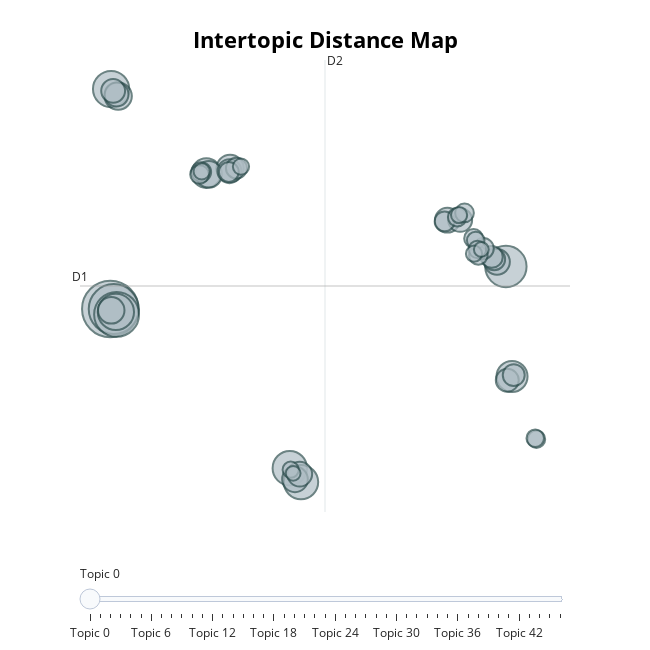

Write notebook code for a chart like this one.
### Code cell
fig = topic_model.visualize_topics(); fig

### Figure 1 — Plotly figure (JSON) as saved in the notebook; plotly's stock layout.template omitted (floating-point values rounded to 4 significant figures; data arrays with more than 128 entries replaced by an {"elided": "..."} marker saying what was removed)
{"data": [{"customdata": {"elided": "47x3 mixed values"}, "hovertemplate": "<b>Topic %{customdata[0]}</b><br>Words: %{customdata[1]}<br>Size: %{customdata[2]}", "legendgroup": "", "marker": {"color": "#B0BEC5", "line": {"color": "DarkSlateGrey", "width": 2}, "size": [73, 57, 46, 39, 30, 30, 27, 27, 22, 20, 17, 17, 16, 16, 15, 15, 14, 14, 13, 13, 13, 13, 12, 11, 11, 11, 10, 10, 9, 9, 9, 8, 8, 8, 8, 8, 7, 7, 7, 7, 6, 6, 6, 6, 6, 5, 5], "sizemode": "area", "sizeref": 0.04562, "symbol": "circle"}, "mode": "markers", "name": "", "orientation": "v", "showlegend": false, "type": "scatter", "x": [-10.7, -10.52, -10.37, 10.24, -10.4, -10.66, -1.2, -0.6081, 10.56, -5.617, -4.36, -10.28, -5.482, -10.65, -0.9261, 9.766, 7.138, -0.6745, -10.37, -4.394, -10.55, 7.816, 10.31, 10.65, 9.613, 9.486, 9.04, -4.025, -4.426, 6.993, -5.89, 8.777, 7.661, 8.523, -5.976, 8.046, 8.638, 11.85, 11.79, 8.73, 8.549, -1.153, -3.784, 7.759, -5.863, -1.023, 8.936], "xaxis": "x", "y": [-1.739, -1.75, -2.103, 1.077, -1.938, 12.85, -12.31, -13.23, -6.221, 7.273, 7.585, 12.38, 7.188, -1.833, -13.04, 1.383, 4.148, -12.7, 12.49, 7.397, 12.73, 4.168, -6.472, -6.131, 1.56, 1.714, 2.267, 7.6, 7.344, 4.066, 7.341, 1.816, 4.353, 2.936, 7.18, 4.627, 2.8, -10.38, -10.31, 2.206, 1.925, -12.41, 7.703, 4.492, 7.383, -12.65, 2.208], "yaxis": "y"}], "layout": {"annotations": [{"showarrow": false, "text": "D1", "x": -12.3, "y": -0.2181, "yshift": 10}, {"showarrow": false, "text": "D2", "x": 0.6624, "xshift": 10, "y": 14.78}], "height": 650, "hoverlabel": {"bgcolor": "white", "font": {"family": "Rockwell", "size": 16}}, "legend": {"itemsizing": "constant", "tracegroupgap": 0}, "margin": {"t": 60}, "shapes": [{"line": {"color": "#CFD8DC", "width": 2}, "type": "line", "x0": 0.6624, "x1": 0.6624, "y0": -15.21, "y1": 14.78}, {"line": {"color": "#9E9E9E", "width": 2}, "type": "line", "x0": -12.3, "x1": 13.63, "y0": -0.2181, "y1": -0.2181}], "sliders": [{"active": 0, "pad": {"t": 50}, "steps": [{"args": [{"marker.color": [["red", "#B0BEC5", "#B0BEC5", "#B0BEC5", "#B0BEC5", "#B0BEC5", "#B0BEC5", "#B0BEC5", "#B0BEC5", "#B0BEC5", "#B0BEC5", "#B0BEC5", "#B0BEC5", "#B0BEC5", "#B0BEC5", "#B0BEC5", "#B0BEC5", "#B0BEC5", "#B0BEC5", "#B0BEC5", "#B0BEC5", "#B0BEC5", "#B0BEC5", "#B0BEC5", "#B0BEC5", "#B0BEC5", "#B0BEC5", "#B0BEC5", "#B0BEC5", "#B0BEC5", "#B0BEC5", "#B0BEC5", "#B0BEC5", "#B0BEC5", "#B0BEC5", "#B0BEC5", "#B0BEC5", "#B0BEC5", "#B0BEC5", "#B0BEC5", "#B0BEC5", "#B0BEC5", "#B0BEC5", "#B0BEC5", "#B0BEC5", "#B0BEC5", "#B0BEC5"]]}], "label": "Topic 0", "method": "update"}, {"args": [{"marker.color": [["#B0BEC5", "red", "#B0BEC5", "#B0BEC5", "#B0BEC5", "#B0BEC5", "#B0BEC5", "#B0BEC5", "#B0BEC5", "#B0BEC5", "#B0BEC5", "#B0BEC5", "#B0BEC5", "#B0BEC5", "#B0BEC5", "#B0BEC5", "#B0BEC5", "#B0BEC5", "#B0BEC5", "#B0BEC5", "#B0BEC5", "#B0BEC5", "#B0BEC5", "#B0BEC5", "#B0BEC5", "#B0BEC5", "#B0BEC5", "#B0BEC5", "#B0BEC5", "#B0BEC5", "#B0BEC5", "#B0BEC5", "#B0BEC5", "#B0BEC5", "#B0BEC5", "#B0BEC5", "#B0BEC5", "#B0BEC5", "#B0BEC5", "#B0BEC5", "#B0BEC5", "#B0BEC5", "#B0BEC5", "#B0BEC5", "#B0BEC5", "#B0BEC5", "#B0BEC5"]]}], "label": "Topic 1", "method": "update"}, {"args": [{"marker.color": [["#B0BEC5", "#B0BEC5", "red", "#B0BEC5", "#B0BEC5", "#B0BEC5", "#B0BEC5", "#B0BEC5", "#B0BEC5", "#B0BEC5", "#B0BEC5", "#B0BEC5", "#B0BEC5", "#B0BEC5", "#B0BEC5", "#B0BEC5", "#B0BEC5", "#B0BEC5", "#B0BEC5", "#B0BEC5", "#B0BEC5", "#B0BEC5", "#B0BEC5", "#B0BEC5", "#B0BEC5", "#B0BEC5", "#B0BEC5", "#B0BEC5", "#B0BEC5", "#B0BEC5", "#B0BEC5", "#B0BEC5", "#B0BEC5", "#B0BEC5", "#B0BEC5", "#B0BEC5", "#B0BEC5", "#B0BEC5", "#B0BEC5", "#B0BEC5", "#B0BEC5", "#B0BEC5", "#B0BEC5", "#B0BEC5", "#B0BEC5", "#B0BEC5", "#B0BEC5"]]}], "label": "Topic 2", "method": "update"}, {"args": [{"marker.color": [["#B0BEC5", "#B0BEC5", "#B0BEC5", "red", "#B0BEC5", "#B0BEC5", "#B0BEC5", "#B0BEC5", "#B0BEC5", "#B0BEC5", "#B0BEC5", "#B0BEC5", "#B0BEC5", "#B0BEC5", "#B0BEC5", "#B0BEC5", "#B0BEC5", "#B0BEC5", "#B0BEC5", "#B0BEC5", "#B0BEC5", "#B0BEC5", "#B0BEC5", "#B0BEC5", "#B0BEC5", "#B0BEC5", "#B0BEC5", "#B0BEC5", "#B0BEC5", "#B0BEC5", "#B0BEC5", "#B0BEC5", "#B0BEC5", "#B0BEC5", "#B0BEC5", "#B0BEC5", "#B0BEC5", "#B0BEC5", "#B0BEC5", "#B0BEC5", "#B0BEC5", "#B0BEC5", "#B0BEC5", "#B0BEC5", "#B0BEC5", "#B0BEC5", "#B0BEC5"]]}], "label": "Topic 3", "method": "update"}, {"args": [{"marker.color": [["#B0BEC5", "#B0BEC5", "#B0BEC5", "#B0BEC5", "red", "#B0BEC5", "#B0BEC5", "#B0BEC5", "#B0BEC5", "#B0BEC5", "#B0BEC5", "#B0BEC5", "#B0BEC5", "#B0BEC5", "#B0BEC5", "#B0BEC5", "#B0BEC5", "#B0BEC5", "#B0BEC5", "#B0BEC5", "#B0BEC5", "#B0BEC5", "#B0BEC5", "#B0BEC5", "#B0BEC5", "#B0BEC5", "#B0BEC5", "#B0BEC5", "#B0BEC5", "#B0BEC5", "#B0BEC5", "#B0BEC5", "#B0BEC5", "#B0BEC5", "#B0BEC5", "#B0BEC5", "#B0BEC5", "#B0BEC5", "#B0BEC5", "#B0BEC5", "#B0BEC5", "#B0BEC5", "#B0BEC5", "#B0BEC5", "#B0BEC5", "#B0BEC5", "#B0BEC5"]]}], "label": "Topic 4", "method": "update"}, {"args": [{"marker.color": [["#B0BEC5", "#B0BEC5", "#B0BEC5", "#B0BEC5", "#B0BEC5", "red", "#B0BEC5", "#B0BEC5", "#B0BEC5", "#B0BEC5", "#B0BEC5", "#B0BEC5", "#B0BEC5", "#B0BEC5", "#B0BEC5", "#B0BEC5", "#B0BEC5", "#B0BEC5", "#B0BEC5", "#B0BEC5", "#B0BEC5", "#B0BEC5", "#B0BEC5", "#B0BEC5", "#B0BEC5", "#B0BEC5", "#B0BEC5", "#B0BEC5", "#B0BEC5", "#B0BEC5", "#B0BEC5", "#B0BEC5", "#B0BEC5", "#B0BEC5", "#B0BEC5", "#B0BEC5", "#B0BEC5", "#B0BEC5", "#B0BEC5", "#B0BEC5", "#B0BEC5", "#B0BEC5", "#B0BEC5", "#B0BEC5", "#B0BEC5", "#B0BEC5", "#B0BEC5"]]}], "label": "Topic 5", "method": "update"}, {"args": [{"marker.color": [["#B0BEC5", "#B0BEC5", "#B0BEC5", "#B0BEC5", "#B0BEC5", "#B0BEC5", "red", "#B0BEC5", "#B0BEC5", "#B0BEC5", "#B0BEC5", "#B0BEC5", "#B0BEC5", "#B0BEC5", "#B0BEC5", "#B0BEC5", "#B0BEC5", "#B0BEC5", "#B0BEC5", "#B0BEC5", "#B0BEC5", "#B0BEC5", "#B0BEC5", "#B0BEC5", "#B0BEC5", "#B0BEC5", "#B0BEC5", "#B0BEC5", "#B0BEC5", "#B0BEC5", "#B0BEC5", "#B0BEC5", "#B0BEC5", "#B0BEC5", "#B0BEC5", "#B0BEC5", "#B0BEC5", "#B0BEC5", "#B0BEC5", "#B0BEC5", "#B0BEC5", "#B0BEC5", "#B0BEC5", "#B0BEC5", "#B0BEC5", "#B0BEC5", "#B0BEC5"]]}], "label": "Topic 6", "method": "update"}, {"args": [{"marker.color": [["#B0BEC5", "#B0BEC5", "#B0BEC5", "#B0BEC5", "#B0BEC5", "#B0BEC5", "#B0BEC5", "red", "#B0BEC5", "#B0BEC5", "#B0BEC5", "#B0BEC5", "#B0BEC5", "#B0BEC5", "#B0BEC5", "#B0BEC5", "#B0BEC5", "#B0BEC5", "#B0BEC5", "#B0BEC5", "#B0BEC5", "#B0BEC5", "#B0BEC5", "#B0BEC5", "#B0BEC5", "#B0BEC5", "#B0BEC5", "#B0BEC5", "#B0BEC5", "#B0BEC5", "#B0BEC5", "#B0BEC5", "#B0BEC5", "#B0BEC5", "#B0BEC5", "#B0BEC5", "#B0BEC5", "#B0BEC5", "#B0BEC5", "#B0BEC5", "#B0BEC5", "#B0BEC5", "#B0BEC5", "#B0BEC5", "#B0BEC5", "#B0BEC5", "#B0BEC5"]]}], "label": "Topic 7", "method": "update"}, {"args": [{"marker.color": [["#B0BEC5", "#B0BEC5", "#B0BEC5", "#B0BEC5", "#B0BEC5", "#B0BEC5", "#B0BEC5", "#B0BEC5", "red", "#B0BEC5", "#B0BEC5", "#B0BEC5", "#B0BEC5", "#B0BEC5", "#B0BEC5", "#B0BEC5", "#B0BEC5", "#B0BEC5", "#B0BEC5", "#B0BEC5", "#B0BEC5", "#B0BEC5", "#B0BEC5", "#B0BEC5", "#B0BEC5", "#B0BEC5", "#B0BEC5", "#B0BEC5", "#B0BEC5", "#B0BEC5", "#B0BEC5", "#B0BEC5", "#B0BEC5", "#B0BEC5", "#B0BEC5", "#B0BEC5", "#B0BEC5", "#B0BEC5", "#B0BEC5", "#B0BEC5", "#B0BEC5", "#B0BEC5", "#B0BEC5", "#B0BEC5", "#B0BEC5", "#B0BEC5", "#B0BEC5"]]}], "label": "Topic 8", "method": "update"}, {"args": [{"marker.color": [["#B0BEC5", "#B0BEC5", "#B0BEC5", "#B0BEC5", "#B0BEC5", "#B0BEC5", "#B0BEC5", "#B0BEC5", "#B0BEC5", "red", "#B0BEC5", "#B0BEC5", "#B0BEC5", "#B0BEC5", "#B0BEC5", "#B0BEC5", "#B0BEC5", "#B0BEC5", "#B0BEC5", "#B0BEC5", "#B0BEC5", "#B0BEC5", "#B0BEC5", "#B0BEC5", "#B0BEC5", "#B0BEC5", "#B0BEC5", "#B0BEC5", "#B0BEC5", "#B0BEC5", "#B0BEC5", "#B0BEC5", "#B0BEC5", "#B0BEC5", "#B0BEC5", "#B0BEC5", "#B0BEC5", "#B0BEC5", "#B0BEC5", "#B0BEC5", "#B0BEC5", "#B0BEC5", "#B0BEC5", "#B0BEC5", "#B0BEC5", "#B0BEC5", "#B0BEC5"]]}], "label": "Topic 9", "method": "update"}, {"args": [{"marker.color": [["#B0BEC5", "#B0BEC5", "#B0BEC5", "#B0BEC5", "#B0BEC5", "#B0BEC5", "#B0BEC5", "#B0BEC5", "#B0BEC5", "#B0BEC5", "red", "#B0BEC5", "#B0BEC5", "#B0BEC5", "#B0BEC5", "#B0BEC5", "#B0BEC5", "#B0BEC5", "#B0BEC5", "#B0BEC5", "#B0BEC5", "#B0BEC5", "#B0BEC5", "#B0BEC5", "#B0BEC5", "#B0BEC5", "#B0BEC5", "#B0BEC5", "#B0BEC5", "#B0BEC5", "#B0BEC5", "#B0BEC5", "#B0BEC5", "#B0BEC5", "#B0BEC5", "#B0BEC5", "#B0BEC5", "#B0BEC5", "#B0BEC5", "#B0BEC5", "#B0BEC5", "#B0BEC5", "#B0BEC5", "#B0BEC5", "#B0BEC5", "#B0BEC5", "#B0BEC5"]]}], "label": "Topic 10", "method": "update"}, {"args": [{"marker.color": [["#B0BEC5", "#B0BEC5", "#B0BEC5", "#B0BEC5", "#B0BEC5", "#B0BEC5", "#B0BEC5", "#B0BEC5", "#B0BEC5", "#B0BEC5", "#B0BEC5", "red", "#B0BEC5", "#B0BEC5", "#B0BEC5", "#B0BEC5", "#B0BEC5", "#B0BEC5", "#B0BEC5", "#B0BEC5", "#B0BEC5", "#B0BEC5", "#B0BEC5", "#B0BEC5", "#B0BEC5", "#B0BEC5", "#B0BEC5", "#B0BEC5", "#B0BEC5", "#B0BEC5", "#B0BEC5", "#B0BEC5", "#B0BEC5", "#B0BEC5", "#B0BEC5", "#B0BEC5", "#B0BEC5", "#B0BEC5", "#B0BEC5", "#B0BEC5", "#B0BEC5", "#B0BEC5", "#B0BEC5", "#B0BEC5", "#B0BEC5", "#B0BEC5", "#B0BEC5"]]}], "label": "Topic 11", "method": "update"}, {"args": [{"marker.color": [["#B0BEC5", "#B0BEC5", "#B0BEC5", "#B0BEC5", "#B0BEC5", "#B0BEC5", "#B0BEC5", "#B0BEC5", "#B0BEC5", "#B0BEC5", "#B0BEC5", "#B0BEC5", "red", "#B0BEC5", "#B0BEC5", "#B0BEC5", "#B0BEC5", "#B0BEC5", "#B0BEC5", "#B0BEC5", "#B0BEC5", "#B0BEC5", "#B0BEC5", "#B0BEC5", "#B0BEC5", "#B0BEC5", "#B0BEC5", "#B0BEC5", "#B0BEC5", "#B0BEC5", "#B0BEC5", "#B0BEC5", "#B0BEC5", "#B0BEC5", "#B0BEC5", "#B0BEC5", "#B0BEC5", "#B0BEC5", "#B0BEC5", "#B0BEC5", "#B0BEC5", "#B0BEC5", "#B0BEC5", "#B0BEC5", "#B0BEC5", "#B0BEC5", "#B0BEC5"]]}], "label": "Topic 12", "method": "update"}, {"args": [{"marker.color": [["#B0BEC5", "#B0BEC5", "#B0BEC5", "#B0BEC5", "#B0BEC5", "#B0BEC5", "#B0BEC5", "#B0BEC5", "#B0BEC5", "#B0BEC5", "#B0BEC5", "#B0BEC5", "#B0BEC5", "red", "#B0BEC5", "#B0BEC5", "#B0BEC5", "#B0BEC5", "#B0BEC5", "#B0BEC5", "#B0BEC5", "#B0BEC5", "#B0BEC5", "#B0BEC5", "#B0BEC5", "#B0BEC5", "#B0BEC5", "#B0BEC5", "#B0BEC5", "#B0BEC5", "#B0BEC5", "#B0BEC5", "#B0BEC5", "#B0BEC5", "#B0BEC5", "#B0BEC5", "#B0BEC5", "#B0BEC5", "#B0BEC5", "#B0BEC5", "#B0BEC5", "#B0BEC5", "#B0BEC5", "#B0BEC5", "#B0BEC5", "#B0BEC5", "#B0BEC5"]]}], "label": "Topic 13", "method": "update"}, {"args": [{"marker.color": [["#B0BEC5", "#B0BEC5", "#B0BEC5", "#B0BEC5", "#B0BEC5", "#B0BEC5", "#B0BEC5", "#B0BEC5", "#B0BEC5", "#B0BEC5", "#B0BEC5", "#B0BEC5", "#B0BEC5", "#B0BEC5", "red", "#B0BEC5", "#B0BEC5", "#B0BEC5", "#B0BEC5", "#B0BEC5", "#B0BEC5", "#B0BEC5", "#B0BEC5", "#B0BEC5", "#B0BEC5", "#B0BEC5", "#B0BEC5", "#B0BEC5", "#B0BEC5", "#B0BEC5", "#B0BEC5", "#B0BEC5", "#B0BEC5", "#B0BEC5", "#B0BEC5", "#B0BEC5", "#B0BEC5", "#B0BEC5", "#B0BEC5", "#B0BEC5", "#B0BEC5", "#B0BEC5", "#B0BEC5", "#B0BEC5", "#B0BEC5", "#B0BEC5", "#B0BEC5"]]}], "label": "Topic 14", "method": "update"}, {"args": [{"marker.color": [["#B0BEC5", "#B0BEC5", "#B0BEC5", "#B0BEC5", "#B0BEC5", "#B0BEC5", "#B0BEC5", "#B0BEC5", "#B0BEC5", "#B0BEC5", "#B0BEC5", "#B0BEC5", "#B0BEC5", "#B0BEC5", "#B0BEC5", "red", "#B0BEC5", "#B0BEC5", "#B0BEC5", "#B0BEC5", "#B0BEC5", "#B0BEC5", "#B0BEC5", "#B0BEC5", "#B0BEC5", "#B0BEC5", "#B0BEC5", "#B0BEC5", "#B0BEC5", "#B0BEC5", "#B0BEC5", "#B0BEC5", "#B0BEC5", "#B0BEC5", "#B0BEC5", "#B0BEC5", "#B0BEC5", "#B0BEC5", "#B0BEC5", "#B0BEC5", "#B0BEC5", "#B0BEC5", "#B0BEC5", "#B0BEC5", "#B0BEC5", "#B0BEC5", "#B0BEC5"]]}], "label": "Topic 15", "method": "update"}, {"args": [{"marker.color": [["#B0BEC5", "#B0BEC5", "#B0BEC5", "#B0BEC5", "#B0BEC5", "#B0BEC5", "#B0BEC5", "#B0BEC5", "#B0BEC5", "#B0BEC5", "#B0BEC5", "#B0BEC5", "#B0BEC5", "#B0BEC5", "#B0BEC5", "#B0BEC5", "red", "#B0BEC5", "#B0BEC5", "#B0BEC5", "#B0BEC5", "#B0BEC5", "#B0BEC5", "#B0BEC5", "#B0BEC5", "#B0BEC5", "#B0BEC5", "#B0BEC5", "#B0BEC5", "#B0BEC5", "#B0BEC5", "#B0BEC5", "#B0BEC5", "#B0BEC5", "#B0BEC5", "#B0BEC5", "#B0BEC5", "#B0BEC5", "#B0BEC5", "#B0BEC5", "#B0BEC5", "#B0BEC5", "#B0BEC5", "#B0BEC5", "#B0BEC5", "#B0BEC5", "#B0BEC5"]]}], "label": "Topic 16", "method": "update"}, {"args": [{"marker.color": [["#B0BEC5", "#B0BEC5", "#B0BEC5", "#B0BEC5", "#B0BEC5", "#B0BEC5", "#B0BEC5", "#B0BEC5", "#B0BEC5", "#B0BEC5", "#B0BEC5", "#B0BEC5", "#B0BEC5", "#B0BEC5", "#B0BEC5", "#B0BEC5", "#B0BEC5", "red", "#B0BEC5", "#B0BEC5", "#B0BEC5", "#B0BEC5", "#B0BEC5", "#B0BEC5", "#B0BEC5", "#B0BEC5", "#B0BEC5", "#B0BEC5", "#B0BEC5", "#B0BEC5", "#B0BEC5", "#B0BEC5", "#B0BEC5", "#B0BEC5", "#B0BEC5", "#B0BEC5", "#B0BEC5", "#B0BEC5", "#B0BEC5", "#B0BEC5", "#B0BEC5", "#B0BEC5", "#B0BEC5", "#B0BEC5", "#B0BEC5", "#B0BEC5", "#B0BEC5"]]}], "label": "Topic 17", "method": "update"}, {"args": [{"marker.color": [["#B0BEC5", "#B0BEC5", "#B0BEC5", "#B0BEC5", "#B0BEC5", "#B0BEC5", "#B0BEC5", "#B0BEC5", "#B0BEC5", "#B0BEC5", "#B0BEC5", "#B0BEC5", "#B0BEC5", "#B0BEC5", "#B0BEC5", "#B0BEC5", "#B0BEC5", "#B0BEC5", "red", "#B0BEC5", "#B0BEC5", "#B0BEC5", "#B0BEC5", "#B0BEC5", "#B0BEC5", "#B0BEC5", "#B0BEC5", "#B0BEC5", "#B0BEC5", "#B0BEC5", "#B0BEC5", "#B0BEC5", "#B0BEC5", "#B0BEC5", "#B0BEC5", "#B0BEC5", "#B0BEC5", "#B0BEC5", "#B0BEC5", "#B0BEC5", "#B0BEC5", "#B0BEC5", "#B0BEC5", "#B0BEC5", "#B0BEC5", "#B0BEC5", "#B0BEC5"]]}], "label": "Topic 18", "method": "update"}, {"args": [{"marker.color": [["#B0BEC5", "#B0BEC5", "#B0BEC5", "#B0BEC5", "#B0BEC5", "#B0BEC5", "#B0BEC5", "#B0BEC5", "#B0BEC5", "#B0BEC5", "#B0BEC5", "#B0BEC5", "#B0BEC5", "#B0BEC5", "#B0BEC5", "#B0BEC5", "#B0BEC5", "#B0BEC5", "#B0BEC5", "red", "#B0BEC5", "#B0BEC5", "#B0BEC5", "#B0BEC5", "#B0BEC5", "#B0BEC5", "#B0BEC5", "#B0BEC5", "#B0BEC5", "#B0BEC5", "#B0BEC5", "#B0BEC5", "#B0BEC5", "#B0BEC5", "#B0BEC5", "#B0BEC5", "#B0BEC5", "#B0BEC5", "#B0BEC5", "#B0BEC5", "#B0BEC5", "#B0BEC5", "#B0BEC5", "#B0BEC5", "#B0BEC5", "#B0BEC5", "#B0BEC5"]]}], "label": "Topic 19", "method": "update"}, {"args": [{"marker.color": [["#B0BEC5", "#B0BEC5", "#B0BEC5", "#B0BEC5", "#B0BEC5", "#B0BEC5", "#B0BEC5", "#B0BEC5", "#B0BEC5", "#B0BEC5", "#B0BEC5", "#B0BEC5", "#B0BEC5", "#B0BEC5", "#B0BEC5", "#B0BEC5", "#B0BEC5", "#B0BEC5", "#B0BEC5", "#B0BEC5", "red", "#B0BEC5", "#B0BEC5", "#B0BEC5", "#B0BEC5", "#B0BEC5", "#B0BEC5", "#B0BEC5", "#B0BEC5", "#B0BEC5", "#B0BEC5", "#B0BEC5", "#B0BEC5", "#B0BEC5", "#B0BEC5", "#B0BEC5", "#B0BEC5", "#B0BEC5", "#B0BEC5", "#B0BEC5", "#B0BEC5", "#B0BEC5", "#B0BEC5", "#B0BEC5", "#B0BEC5", "#B0BEC5", "#B0BEC5"]]}], "label": "Topic 20", "method": "update"}, {"args": [{"marker.color": [["#B0BEC5", "#B0BEC5", "#B0BEC5", "#B0BEC5", "#B0BEC5", "#B0BEC5", "#B0BEC5", "#B0BEC5", "#B0BEC5", "#B0BEC5", "#B0BEC5", "#B0BEC5", "#B0BEC5", "#B0BEC5", "#B0BEC5", "#B0BEC5", "#B0BEC5", "#B0BEC5", "#B0BEC5", "#B0BEC5", "#B0BEC5", "red", "#B0BEC5", "#B0BEC5", "#B0BEC5", "#B0BEC5", "#B0BEC5", "#B0BEC5", "#B0BEC5", "#B0BEC5", "#B0BEC5", "#B0BEC5", "#B0BEC5", "#B0BEC5", "#B0BEC5", "#B0BEC5", "#B0BEC5", "#B0BEC5", "#B0BEC5", "#B0BEC5", "#B0BEC5", "#B0BEC5", "#B0BEC5", "#B0BEC5", "#B0BEC5", "#B0BEC5", "#B0BEC5"]]}], "label": "Topic 21", "method": "update"}, {"args": [{"marker.color": [["#B0BEC5", "#B0BEC5", "#B0BEC5", "#B0BEC5", "#B0BEC5", "#B0BEC5", "#B0BEC5", "#B0BEC5", "#B0BEC5", "#B0BEC5", "#B0BEC5", "#B0BEC5", "#B0BEC5", "#B0BEC5", "#B0BEC5", "#B0BEC5", "#B0BEC5", "#B0BEC5", "#B0BEC5", "#B0BEC5", "#B0BEC5", "#B0BEC5", "red", "#B0BEC5", "#B0BEC5", "#B0BEC5", "#B0BEC5", "#B0BEC5", "#B0BEC5", "#B0BEC5", "#B0BEC5", "#B0BEC5", "#B0BEC5", "#B0BEC5", "#B0BEC5", "#B0BEC5", "#B0BEC5", "#B0BEC5", "#B0BEC5", "#B0BEC5", "#B0BEC5", "#B0BEC5", "#B0BEC5", "#B0BEC5", "#B0BEC5", "#B0BEC5", "#B0BEC5"]]}], "label": "Topic 22", "method": "update"}, {"args": [{"marker.color": [["#B0BEC5", "#B0BEC5", "#B0BEC5", "#B0BEC5", "#B0BEC5", "#B0BEC5", "#B0BEC5", "#B0BEC5", "#B0BEC5", "#B0BEC5", "#B0BEC5", "#B0BEC5", "#B0BEC5", "#B0BEC5", "#B0BEC5", "#B0BEC5", "#B0BEC5", "#B0BEC5", "#B0BEC5", "#B0BEC5", "#B0BEC5", "#B0BEC5", "#B0BEC5", "red", "#B0BEC5", "#B0BEC5", "#B0BEC5", "#B0BEC5", "#B0BEC5", "#B0BEC5", "#B0BEC5", "#B0BEC5", "#B0BEC5", "#B0BEC5", "#B0BEC5", "#B0BEC5", "#B0BEC5", "#B0BEC5", "#B0BEC5", "#B0BEC5", "#B0BEC5", "#B0BEC5", "#B0BEC5", "#B0BEC5", "#B0BEC5", "#B0BEC5", "#B0BEC5"]]}], "label": "Topic 23", "method": "update"}, {"args": [{"marker.color": [["#B0BEC5", "#B0BEC5", "#B0BEC5", "#B0BEC5", "#B0BEC5", "#B0BEC5", "#B0BEC5", "#B0BEC5", "#B0BEC5", "#B0BEC5", "#B0BEC5", "#B0BEC5", "#B0BEC5", "#B0BEC5", "#B0BEC5", "#B0BEC5", "#B0BEC5", "#B0BEC5", "#B0BEC5", "#B0BEC5", "#B0BEC5", "#B0BEC5", "#B0BEC5", "#B0BEC5", "red", "#B0BEC5", "#B0BEC5", "#B0BEC5", "#B0BEC5", "#B0BEC5", "#B0BEC5", "#B0BEC5", "#B0BEC5", "#B0BEC5", "#B0BEC5", "#B0BEC5", "#B0BEC5", "#B0BEC5", "#B0BEC5", "#B0BEC5", "#B0BEC5", "#B0BEC5", "#B0BEC5", "#B0BEC5", "#B0BEC5", "#B0BEC5", "#B0BEC5"]]}], "label": "Topic 24", "method": "update"}, {"args": [{"marker.color": [["#B0BEC5", "#B0BEC5", "#B0BEC5", "#B0BEC5", "#B0BEC5", "#B0BEC5", "#B0BEC5", "#B0BEC5", "#B0BEC5", "#B0BEC5", "#B0BEC5", "#B0BEC5", "#B0BEC5", "#B0BEC5", "#B0BEC5", "#B0BEC5", "#B0BEC5", "#B0BEC5", "#B0BEC5", "#B0BEC5", "#B0BEC5", "#B0BEC5", "#B0BEC5", "#B0BEC5", "#B0BEC5", "red", "#B0BEC5", "#B0BEC5", "#B0BEC5", "#B0BEC5", "#B0BEC5", "#B0BEC5", "#B0BEC5", "#B0BEC5", "#B0BEC5", "#B0BEC5", "#B0BEC5", "#B0BEC5", "#B0BEC5", "#B0BEC5", "#B0BEC5", "#B0BEC5", "#B0BEC5", "#B0BEC5", "#B0BEC5", "#B0BEC5", "#B0BEC5"]]}], "label": "Topic 25", "method": "update"}, {"args": [{"marker.color": [["#B0BEC5", "#B0BEC5", "#B0BEC5", "#B0BEC5", "#B0BEC5", "#B0BEC5", "#B0BEC5", "#B0BEC5", "#B0BEC5", "#B0BEC5", "#B0BEC5", "#B0BEC5", "#B0BEC5", "#B0BEC5", "#B0BEC5", "#B0BEC5", "#B0BEC5", "#B0BEC5", "#B0BEC5", "#B0BEC5", "#B0BEC5", "#B0BEC5", "#B0BEC5", "#B0BEC5", "#B0BEC5", "#B0BEC5", "red", "#B0BEC5", "#B0BEC5", "#B0BEC5", "#B0BEC5", "#B0BEC5", "#B0BEC5", "#B0BEC5", "#B0BEC5", "#B0BEC5", "#B0BEC5", "#B0BEC5", "#B0BEC5", "#B0BEC5", "#B0BEC5", "#B0BEC5", "#B0BEC5", "#B0BEC5", "#B0BEC5", "#B0BEC5", "#B0BEC5"]]}], "label": "Topic 26", "method": "update"}, {"args": [{"marker.color": [["#B0BEC5", "#B0BEC5", "#B0BEC5", "#B0BEC5", "#B0BEC5", "#B0BEC5", "#B0BEC5", "#B0BEC5", "#B0BEC5", "#B0BEC5", "#B0BEC5", "#B0BEC5", "#B0BEC5", "#B0BEC5", "#B0BEC5", "#B0BEC5", "#B0BEC5", "#B0BEC5", "#B0BEC5", "#B0BEC5", "#B0BEC5", "#B0BEC5", "#B0BEC5", "#B0BEC5", "#B0BEC5", "#B0BEC5", "#B0BEC5", "red", "#B0BEC5", "#B0BEC5", "#B0BEC5", "#B0BEC5", "#B0BEC5", "#B0BEC5", "#B0BEC5", "#B0BEC5", "#B0BEC5", "#B0BEC5", "#B0BEC5", "#B0BEC5", "#B0BEC5", "#B0BEC5", "#B0BEC5", "#B0BEC5", "#B0BEC5", "#B0BEC5", "#B0BEC5"]]}], "label": "Topic 27", "method": "update"}, {"args": [{"marker.color": [["#B0BEC5", "#B0BEC5", "#B0BEC5", "#B0BEC5", "#B0BEC5", "#B0BEC5", "#B0BEC5", "#B0BEC5", "#B0BEC5", "#B0BEC5", "#B0BEC5", "#B0BEC5", "#B0BEC5", "#B0BEC5", "#B0BEC5", "#B0BEC5", "#B0BEC5", "#B0BEC5", "#B0BEC5", "#B0BEC5", "#B0BEC5", "#B0BEC5", "#B0BEC5", "#B0BEC5", "#B0BEC5", "#B0BEC5", "#B0BEC5", "#B0BEC5", "red", "#B0BEC5", "#B0BEC5", "#B0BEC5", "#B0BEC5", "#B0BEC5", "#B0BEC5", "#B0BEC5", "#B0BEC5", "#B0BEC5", "#B0BEC5", "#B0BEC5", "#B0BEC5", "#B0BEC5", "#B0BEC5", "#B0BEC5", "#B0BEC5", "#B0BEC5", "#B0BEC5"]]}], "label": "Topic 28", "method": "update"}, {"args": [{"marker.color": [["#B0BEC5", "#B0BEC5", "#B0BEC5", "#B0BEC5", "#B0BEC5", "#B0BEC5", "#B0BEC5", "#B0BEC5", "#B0BEC5", "#B0BEC5", "#B0BEC5", "#B0BEC5", "#B0BEC5", "#B0BEC5", "#B0BEC5", "#B0BEC5", "#B0BEC5", "#B0BEC5", "#B0BEC5", "#B0BEC5", "#B0BEC5", "#B0BEC5", "#B0BEC5", "#B0BEC5", "#B0BEC5", "#B0BEC5", "#B0BEC5", "#B0BEC5", "#B0BEC5", "red", "#B0BEC5", "#B0BEC5", "#B0BEC5", "#B0BEC5", "#B0BEC5", "#B0BEC5", "#B0BEC5", "#B0BEC5", "#B0BEC5", "#B0BEC5", "#B0BEC5", "#B0BEC5", "#B0BEC5", "#B0BEC5", "#B0BEC5", "#B0BEC5", "#B0BEC5"]]}], "label": "Topic 29", "method": "update"}, {"args": [{"marker.color": [["#B0BEC5", "#B0BEC5", "#B0BEC5", "#B0BEC5", "#B0BEC5", "#B0BEC5", "#B0BEC5", "#B0BEC5", "#B0BEC5", "#B0BEC5", "#B0BEC5", "#B0BEC5", "#B0BEC5", "#B0BEC5", "#B0BEC5", "#B0BEC5", "#B0BEC5", "#B0BEC5", "#B0BEC5", "#B0BEC5", "#B0BEC5", "#B0BEC5", "#B0BEC5", "#B0BEC5", "#B0BEC5", "#B0BEC5", "#B0BEC5", "#B0BEC5", "#B0BEC5", "#B0BEC5", "red", "#B0BEC5", "#B0BEC5", "#B0BEC5", "#B0BEC5", "#B0BEC5", "#B0BEC5", "#B0BEC5", "#B0BEC5", "#B0BEC5", "#B0BEC5", "#B0BEC5", "#B0BEC5", "#B0BEC5", "#B0BEC5", "#B0BEC5", "#B0BEC5"]]}], "label": "Topic 30", "method": "update"}, {"args": [{"marker.color": [["#B0BEC5", "#B0BEC5", "#B0BEC5", "#B0BEC5", "#B0BEC5", "#B0BEC5", "#B0BEC5", "#B0BEC5", "#B0BEC5", "#B0BEC5", "#B0BEC5", "#B0BEC5", "#B0BEC5", "#B0BEC5", "#B0BEC5", "#B0BEC5", "#B0BEC5", "#B0BEC5", "#B0BEC5", "#B0BEC5", "#B0BEC5", "#B0BEC5", "#B0BEC5", "#B0BEC5", "#B0BEC5", "#B0BEC5", "#B0BEC5", "#B0BEC5", "#B0BEC5", "#B0BEC5", "#B0BEC5", "red", "#B0BEC5", "#B0BEC5", "#B0BEC5", "#B0BEC5", "#B0BEC5", "#B0BEC5", "#B0BEC5", "#B0BEC5", "#B0BEC5", "#B0BEC5", "#B0BEC5", "#B0BEC5", "#B0BEC5", "#B0BEC5", "#B0BEC5"]]}], "label": "Topic 31", "method": "update"}, {"args": [{"marker.color": [["#B0BEC5", "#B0BEC5", "#B0BEC5", "#B0BEC5", "#B0BEC5", "#B0BEC5", "#B0BEC5", "#B0BEC5", "#B0BEC5", "#B0BEC5", "#B0BEC5", "#B0BEC5", "#B0BEC5", "#B0BEC5", "#B0BEC5", "#B0BEC5", "#B0BEC5", "#B0BEC5", "#B0BEC5", "#B0BEC5", "#B0BEC5", "#B0BEC5", "#B0BEC5", "#B0BEC5", "#B0BEC5", "#B0BEC5", "#B0BEC5", "#B0BEC5", "#B0BEC5", "#B0BEC5", "#B0BEC5", "#B0BEC5", "red", "#B0BEC5", "#B0BEC5", "#B0BEC5", "#B0BEC5", "#B0BEC5", "#B0BEC5", "#B0BEC5", "#B0BEC5", "#B0BEC5", "#B0BEC5", "#B0BEC5", "#B0BEC5", "#B0BEC5", "#B0BEC5"]]}], "label": "Topic 32", "method": "update"}, {"args": [{"marker.color": [["#B0BEC5", "#B0BEC5", "#B0BEC5", "#B0BEC5", "#B0BEC5", "#B0BEC5", "#B0BEC5", "#B0BEC5", "#B0BEC5", "#B0BEC5", "#B0BEC5", "#B0BEC5", "#B0BEC5", "#B0BEC5", "#B0BEC5", "#B0BEC5", "#B0BEC5", "#B0BEC5", "#B0BEC5", "#B0BEC5", "#B0BEC5", "#B0BEC5", "#B0BEC5", "#B0BEC5", "#B0BEC5", "#B0BEC5", "#B0BEC5", "#B0BEC5", "#B0BEC5", "#B0BEC5", "#B0BEC5", "#B0BEC5", "#B0BEC5", "red", "#B0BEC5", "#B0BEC5", "#B0BEC5", "#B0BEC5", "#B0BEC5", "#B0BEC5", "#B0BEC5", "#B0BEC5", "#B0BEC5", "#B0BEC5", "#B0BEC5", "#B0BEC5", "#B0BEC5"]]}], "label": "Topic 33", "method": "update"}, {"args": [{"marker.color": [["#B0BEC5", "#B0BEC5", "#B0BEC5", "#B0BEC5", "#B0BEC5", "#B0BEC5", "#B0BEC5", "#B0BEC5", "#B0BEC5", "#B0BEC5", "#B0BEC5", "#B0BEC5", "#B0BEC5", "#B0BEC5", "#B0BEC5", "#B0BEC5", "#B0BEC5", "#B0BEC5", "#B0BEC5", "#B0BEC5", "#B0BEC5", "#B0BEC5", "#B0BEC5", "#B0BEC5", "#B0BEC5", "#B0BEC5", "#B0BEC5", "#B0BEC5", "#B0BEC5", "#B0BEC5", "#B0BEC5", "#B0BEC5", "#B0BEC5", "#B0BEC5", "red", "#B0BEC5", "#B0BEC5", "#B0BEC5", "#B0BEC5", "#B0BEC5", "#B0BEC5", "#B0BEC5", "#B0BEC5", "#B0BEC5", "#B0BEC5", "#B0BEC5", "#B0BEC5"]]}], "label": "Topic 34", "method": "update"}, {"args": [{"marker.color": [["#B0BEC5", "#B0BEC5", "#B0BEC5", "#B0BEC5", "#B0BEC5", "#B0BEC5", "#B0BEC5", "#B0BEC5", "#B0BEC5", "#B0BEC5", "#B0BEC5", "#B0BEC5", "#B0BEC5", "#B0BEC5", "#B0BEC5", "#B0BEC5", "#B0BEC5", "#B0BEC5", "#B0BEC5", "#B0BEC5", "#B0BEC5", "#B0BEC5", "#B0BEC5", "#B0BEC5", "#B0BEC5", "#B0BEC5", "#B0BEC5", "#B0BEC5", "#B0BEC5", "#B0BEC5", "#B0BEC5", "#B0BEC5", "#B0BEC5", "#B0BEC5", "#B0BEC5", "red", "#B0BEC5", "#B0BEC5", "#B0BEC5", "#B0BEC5", "#B0BEC5", "#B0BEC5", "#B0BEC5", "#B0BEC5", "#B0BEC5", "#B0BEC5", "#B0BEC5"]]}], "label": "Topic 35", "method": "update"}, {"args": [{"marker.color": [["#B0BEC5", "#B0BEC5", "#B0BEC5", "#B0BEC5", "#B0BEC5", "#B0BEC5", "#B0BEC5", "#B0BEC5", "#B0BEC5", "#B0BEC5", "#B0BEC5", "#B0BEC5", "#B0BEC5", "#B0BEC5", "#B0BEC5", "#B0BEC5", "#B0BEC5", "#B0BEC5", "#B0BEC5", "#B0BEC5", "#B0BEC5", "#B0BEC5", "#B0BEC5", "#B0BEC5", "#B0BEC5", "#B0BEC5", "#B0BEC5", "#B0BEC5", "#B0BEC5", "#B0BEC5", "#B0BEC5", "#B0BEC5", "#B0BEC5", "#B0BEC5", "#B0BEC5", "#B0BEC5", "red", "#B0BEC5", "#B0BEC5", "#B0BEC5", "#B0BEC5", "#B0BEC5", "#B0BEC5", "#B0BEC5", "#B0BEC5", "#B0BEC5", "#B0BEC5"]]}], "label": "Topic 36", "method": "update"}, {"args": [{"marker.color": [["#B0BEC5", "#B0BEC5", "#B0BEC5", "#B0BEC5", "#B0BEC5", "#B0BEC5", "#B0BEC5", "#B0BEC5", "#B0BEC5", "#B0BEC5", "#B0BEC5", "#B0BEC5", "#B0BEC5", "#B0BEC5", "#B0BEC5", "#B0BEC5", "#B0BEC5", "#B0BEC5", "#B0BEC5", "#B0BEC5", "#B0BEC5", "#B0BEC5", "#B0BEC5", "#B0BEC5", "#B0BEC5", "#B0BEC5", "#B0BEC5", "#B0BEC5", "#B0BEC5", "#B0BEC5", "#B0BEC5", "#B0BEC5", "#B0BEC5", "#B0BEC5", "#B0BEC5", "#B0BEC5", "#B0BEC5", "red", "#B0BEC5", "#B0BEC5", "#B0BEC5", "#B0BEC5", "#B0BEC5", "#B0BEC5", "#B0BEC5", "#B0BEC5", "#B0BEC5"]]}], "label": "Topic 37", "method": "update"}, {"args": [{"marker.color": [["#B0BEC5", "#B0BEC5", "#B0BEC5", "#B0BEC5", "#B0BEC5", "#B0BEC5", "#B0BEC5", "#B0BEC5", "#B0BEC5", "#B0BEC5", "#B0BEC5", "#B0BEC5", "#B0BEC5", "#B0BEC5", "#B0BEC5", "#B0BEC5", "#B0BEC5", "#B0BEC5", "#B0BEC5", "#B0BEC5", "#B0BEC5", "#B0BEC5", "#B0BEC5", "#B0BEC5", "#B0BEC5", "#B0BEC5", "#B0BEC5", "#B0BEC5", "#B0BEC5", "#B0BEC5", "#B0BEC5", "#B0BEC5", "#B0BEC5", "#B0BEC5", "#B0BEC5", "#B0BEC5", "#B0BEC5", "#B0BEC5", "red", "#B0BEC5", "#B0BEC5", "#B0BEC5", "#B0BEC5", "#B0BEC5", "#B0BEC5", "#B0BEC5", "#B0BEC5"]]}], "label": "Topic 38", "method": "update"}, {"args": [{"marker.color": [["#B0BEC5", "#B0BEC5", "#B0BEC5", "#B0BEC5", "#B0BEC5", "#B0BEC5", "#B0BEC5", "#B0BEC5", "#B0BEC5", "#B0BEC5", "#B0BEC5", "#B0BEC5", "#B0BEC5", "#B0BEC5", "#B0BEC5", "#B0BEC5", "#B0BEC5", "#B0BEC5", "#B0BEC5", "#B0BEC5", "#B0BEC5", "#B0BEC5", "#B0BEC5", "#B0BEC5", "#B0BEC5", "#B0BEC5", "#B0BEC5", "#B0BEC5", "#B0BEC5", "#B0BEC5", "#B0BEC5", "#B0BEC5", "#B0BEC5", "#B0BEC5", "#B0BEC5", "#B0BEC5", "#B0BEC5", "#B0BEC5", "#B0BEC5", "red", "#B0BEC5", "#B0BEC5", "#B0BEC5", "#B0BEC5", "#B0BEC5", "#B0BEC5", "#B0BEC5"]]}], "label": "Topic 39", "method": "update"}, {"args": [{"marker.color": [["#B0BEC5", "#B0BEC5", "#B0BEC5", "#B0BEC5", "#B0BEC5", "#B0BEC5", "#B0BEC5", "#B0BEC5", "#B0BEC5", "#B0BEC5", "#B0BEC5", "#B0BEC5", "#B0BEC5", "#B0BEC5", "#B0BEC5", "#B0BEC5", "#B0BEC5", "#B0BEC5", "#B0BEC5", "#B0BEC5", "#B0BEC5", "#B0BEC5", "#B0BEC5", "#B0BEC5", "#B0BEC5", "#B0BEC5", "#B0BEC5", "#B0BEC5", "#B0BEC5", "#B0BEC5", "#B0BEC5", "#B0BEC5", "#B0BEC5", "#B0BEC5", "#B0BEC5", "#B0BEC5", "#B0BEC5", "#B0BEC5", "#B0BEC5", "#B0BEC5", "red", "#B0BEC5", "#B0BEC5", "#B0BEC5", "#B0BEC5", "#B0BEC5", "#B0BEC5"]]}], "label": "Topic 40", "method": "update"}, {"args": [{"marker.color": [["#B0BEC5", "#B0BEC5", "#B0BEC5", "#B0BEC5", "#B0BEC5", "#B0BEC5", "#B0BEC5", "#B0BEC5", "#B0BEC5", "#B0BEC5", "#B0BEC5", "#B0BEC5", "#B0BEC5", "#B0BEC5", "#B0BEC5", "#B0BEC5", "#B0BEC5", "#B0BEC5", "#B0BEC5", "#B0BEC5", "#B0BEC5", "#B0BEC5", "#B0BEC5", "#B0BEC5", "#B0BEC5", "#B0BEC5", "#B0BEC5", "#B0BEC5", "#B0BEC5", "#B0BEC5", "#B0BEC5", "#B0BEC5", "#B0BEC5", "#B0BEC5", "#B0BEC5", "#B0BEC5", "#B0BEC5", "#B0BEC5", "#B0BEC5", "#B0BEC5", "#B0BEC5", "red", "#B0BEC5", "#B0BEC5", "#B0BEC5", "#B0BEC5", "#B0BEC5"]]}], "label": "Topic 41", "method": "update"}, {"args": [{"marker.color": [["#B0BEC5", "#B0BEC5", "#B0BEC5", "#B0BEC5", "#B0BEC5", "#B0BEC5", "#B0BEC5", "#B0BEC5", "#B0BEC5", "#B0BEC5", "#B0BEC5", "#B0BEC5", "#B0BEC5", "#B0BEC5", "#B0BEC5", "#B0BEC5", "#B0BEC5", "#B0BEC5", "#B0BEC5", "#B0BEC5", "#B0BEC5", "#B0BEC5", "#B0BEC5", "#B0BEC5", "#B0BEC5", "#B0BEC5", "#B0BEC5", "#B0BEC5", "#B0BEC5", "#B0BEC5", "#B0BEC5", "#B0BEC5", "#B0BEC5", "#B0BEC5", "#B0BEC5", "#B0BEC5", "#B0BEC5", "#B0BEC5", "#B0BEC5", "#B0BEC5", "#B0BEC5", "#B0BEC5", "red", "#B0BEC5", "#B0BEC5", "#B0BEC5", "#B0BEC5"]]}], "label": "Topic 42", "method": "update"}, {"args": [{"marker.color": [["#B0BEC5", "#B0BEC5", "#B0BEC5", "#B0BEC5", "#B0BEC5", "#B0BEC5", "#B0BEC5", "#B0BEC5", "#B0BEC5", "#B0BEC5", "#B0BEC5", "#B0BEC5", "#B0BEC5", "#B0BEC5", "#B0BEC5", "#B0BEC5", "#B0BEC5", "#B0BEC5", "#B0BEC5", "#B0BEC5", "#B0BEC5", "#B0BEC5", "#B0BEC5", "#B0BEC5", "#B0BEC5", "#B0BEC5", "#B0BEC5", "#B0BEC5", "#B0BEC5", "#B0BEC5", "#B0BEC5", "#B0BEC5", "#B0BEC5", "#B0BEC5", "#B0BEC5", "#B0BEC5", "#B0BEC5", "#B0BEC5", "#B0BEC5", "#B0BEC5", "#B0BEC5", "#B0BEC5", "#B0BEC5", "red", "#B0BEC5", "#B0BEC5", "#B0BEC5"]]}], "label": "Topic 43", "method": "update"}, {"args": [{"marker.color": [["#B0BEC5", "#B0BEC5", "#B0BEC5", "#B0BEC5", "#B0BEC5", "#B0BEC5", "#B0BEC5", "#B0BEC5", "#B0BEC5", "#B0BEC5", "#B0BEC5", "#B0BEC5", "#B0BEC5", "#B0BEC5", "#B0BEC5", "#B0BEC5", "#B0BEC5", "#B0BEC5", "#B0BEC5", "#B0BEC5", "#B0BEC5", "#B0BEC5", "#B0BEC5", "#B0BEC5", "#B0BEC5", "#B0BEC5", "#B0BEC5", "#B0BEC5", "#B0BEC5", "#B0BEC5", "#B0BEC5", "#B0BEC5", "#B0BEC5", "#B0BEC5", "#B0BEC5", "#B0BEC5", "#B0BEC5", "#B0BEC5", "#B0BEC5", "#B0BEC5", "#B0BEC5", "#B0BEC5", "#B0BEC5", "#B0BEC5", "red", "#B0BEC5", "#B0BEC5"]]}], "label": "Topic 44", "method": "update"}, {"args": [{"marker.color": [["#B0BEC5", "#B0BEC5", "#B0BEC5", "#B0BEC5", "#B0BEC5", "#B0BEC5", "#B0BEC5", "#B0BEC5", "#B0BEC5", "#B0BEC5", "#B0BEC5", "#B0BEC5", "#B0BEC5", "#B0BEC5", "#B0BEC5", "#B0BEC5", "#B0BEC5", "#B0BEC5", "#B0BEC5", "#B0BEC5", "#B0BEC5", "#B0BEC5", "#B0BEC5", "#B0BEC5", "#B0BEC5", "#B0BEC5", "#B0BEC5", "#B0BEC5", "#B0BEC5", "#B0BEC5", "#B0BEC5", "#B0BEC5", "#B0BEC5", "#B0BEC5", "#B0BEC5", "#B0BEC5", "#B0BEC5", "#B0BEC5", "#B0BEC5", "#B0BEC5", "#B0BEC5", "#B0BEC5", "#B0BEC5", "#B0BEC5", "#B0BEC5", "red", "#B0BEC5"]]}], "label": "Topic 45", "method": "update"}, {"args": [{"marker.color": [["#B0BEC5", "#B0BEC5", "#B0BEC5", "#B0BEC5", "#B0BEC5", "#B0BEC5", "#B0BEC5", "#B0BEC5", "#B0BEC5", "#B0BEC5", "#B0BEC5", "#B0BEC5", "#B0BEC5", "#B0BEC5", "#B0BEC5", "#B0BEC5", "#B0BEC5", "#B0BEC5", "#B0BEC5", "#B0BEC5", "#B0BEC5", "#B0BEC5", "#B0BEC5", "#B0BEC5", "#B0BEC5", "#B0BEC5", "#B0BEC5", "#B0BEC5", "#B0BEC5", "#B0BEC5", "#B0BEC5", "#B0BEC5", "#B0BEC5", "#B0BEC5", "#B0BEC5", "#B0BEC5", "#B0BEC5", "#B0BEC5", "#B0BEC5", "#B0BEC5", "#B0BEC5", "#B0BEC5", "#B0BEC5", "#B0BEC5", "#B0BEC5", "#B0BEC5", "red"]]}], "label": "Topic 46", "method": "update"}]}], "title": {"font": {"color": "Black", "size": 22}, "text": "<b>Intertopic Distance Map", "x": 0.5, "xanchor": "center", "y": 0.95, "yanchor": "top"}, "width": 650, "xaxis": {"anchor": "y", "domain": [0, 1], "range": [-12.3, 13.63], "title": {"text": ""}, "type": "linear", "visible": false}, "yaxis": {"anchor": "x", "domain": [0, 1], "range": [-15.21, 14.78], "title": {"text": ""}, "type": "linear", "visible": false}}}
